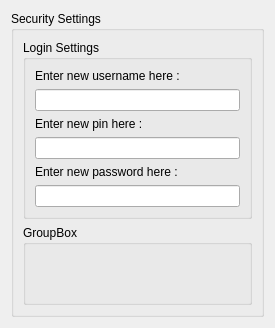
<?xml version="1.0" encoding="UTF-8"?>
<ui version="4.0">
 <class>SecuritySettingsPage</class>
 <widget class="QWidget" name="SecuritySettingsPage">
  <property name="geometry">
   <rect>
    <x>0</x>
    <y>0</y>
    <width>275</width>
    <height>328</height>
   </rect>
  </property>
  <property name="windowTitle">
   <string>Security Settings</string>
  </property>
  <layout class="QGridLayout" name="gridLayout">
   <item row="0" column="0">
    <widget class="QGroupBox" name="groupBox">
     <property name="title">
      <string>Security Settings</string>
     </property>
     <layout class="QVBoxLayout" name="verticalLayout">
      <item>
       <widget class="QGroupBox" name="groupBox_2">
        <property name="title">
         <string>Login Settings</string>
        </property>
        <property name="flat">
         <bool>true</bool>
        </property>
        <layout class="QVBoxLayout" name="verticalLayout_2">
         <item>
          <widget class="QLabel" name="usernameLbl">
           <property name="text">
            <string>Enter new username here :</string>
           </property>
          </widget>
         </item>
         <item>
          <widget class="QLineEdit" name="usernameEdit"/>
         </item>
         <item>
          <widget class="QLabel" name="label">
           <property name="text">
            <string>Enter new pin here : </string>
           </property>
          </widget>
         </item>
         <item>
          <widget class="QLineEdit" name="pinEdit"/>
         </item>
         <item>
          <widget class="QLabel" name="label_2">
           <property name="text">
            <string>Enter new password here : </string>
           </property>
          </widget>
         </item>
         <item>
          <widget class="QLineEdit" name="passwordEdit"/>
         </item>
        </layout>
       </widget>
      </item>
      <item>
       <widget class="QGroupBox" name="groupBox_3">
        <property name="title">
         <string>GroupBox</string>
        </property>
       </widget>
      </item>
     </layout>
    </widget>
   </item>
  </layout>
 </widget>
 <resources/>
 <connections/>
</ui>
